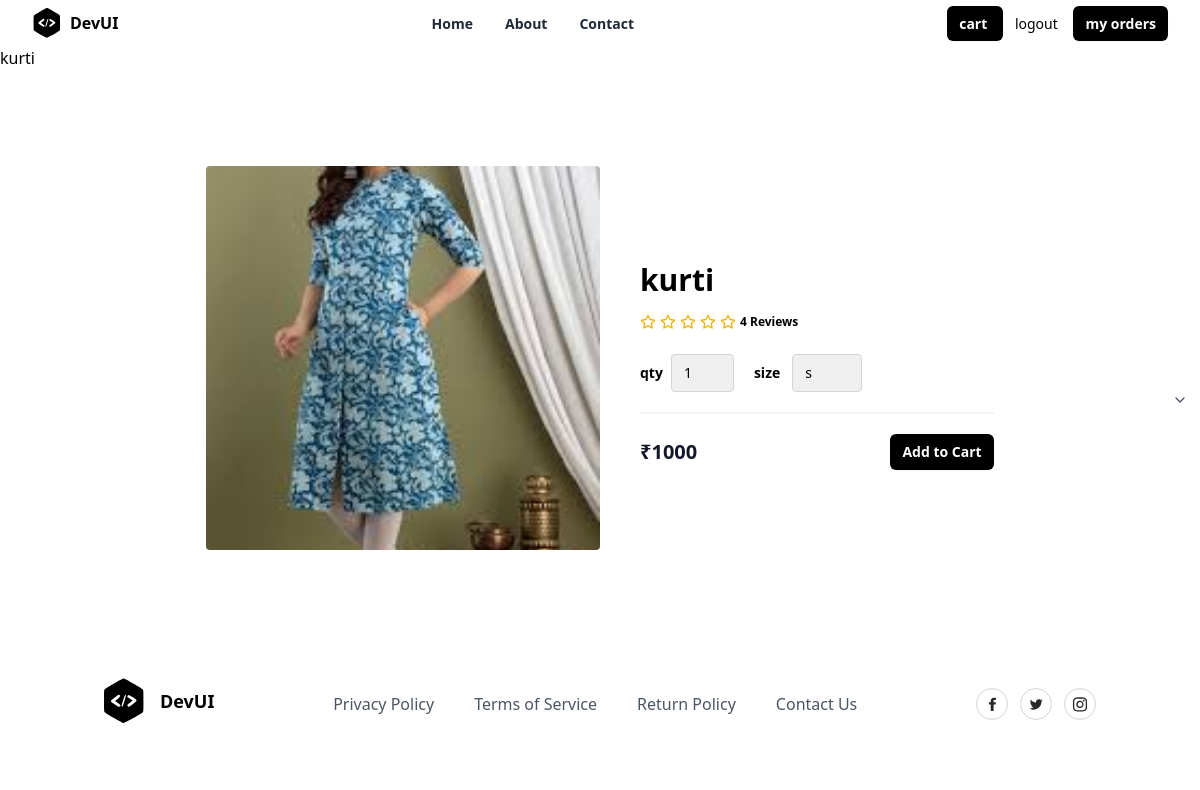
Page /details/2/ on the committed database.
### store/models.py (models this page shows)
class Product(models.Model):
    title=models.CharField(max_length=200)
    description=models.TextField(null=True,blank=True)
    price=models.PositiveIntegerField()
    image=models.ImageField(upload_to="productimages",null=True,default="product_images/default.jpg")
    size_object=models.ManyToManyField(Size)
    brand_object=models.ForeignKey(Brand,on_delete=models.CASCADE)
    category_object=models.ForeignKey(Category,on_delete=models.CASCADE)
    tag_object=models.ManyToManyField(Tag)
    created_date=models.DateTimeField(auto_now_add=True)
    updated_at=models.DateTimeField(auto_now=True)
    is_active=models.BooleanField(default=True)
    def __str__(self):
        return self.title

### store/views.py (the view)
# urls.py: path("details/<int:pk>/",views.ProductDetailsView.as_view(),name="details"),
class ProductDetailsView(View):
    def get(self,request,*args,**kwargs):
        id=kwargs.get("pk")
        qs=Product.objects.get(id=id)
        return render(request,"details.html",{"data":qs})

### store/templates/details.html (shortened to what this page needs)
{%extends 'base.html'%}
{%block main_block%}
   {{data}}
   <section class="overflow-hidden">
    <form action="{%url 'cart' data.id%}" method="post">
      <div class="mx-auto max-w-5xl px-5 py-24">
        <div class="mx-auto flex flex-wrap items-center lg:w-4/5">
          <img
            alt="default image"
            class="h-64 w-full rounded object-cover lg:h-96 lg:w-1/2"
            src="{{data.image.url}}"
          />
          <div class="mt-6 w-full lg:mt-0 lg:w-1/2 lg:pl-10">
            <h1 class="my-4 text-3xl font-semibold text-black">{{data.title}}</h1>
            <div class="my-4 flex items-center">
              <span class="flex items-center space-x-1">
                <span class="ml-3 inline-block text-xs font-semibold">
                  4 Reviews
                </span>
              </span>
            </div>
            <div>
            <div class="mb-5 mt-6 flex items-center border-b-2 border-gray-100 pb-5">
               <div class="flex items-center">
               <span class="mr-2 text-sm font-semibold">qty</span>
               <div class="relative">
                 <select name="qty" class="appearance-none rounded border border-gray-300 py-2 pl-3 pr-10 text-sm focus:border-black focus:outline-none focus:ring-2 focus:ring-black">
                   <option value="1">1</option>
                 </select>
               </div>
              <div class="ml-5 flex items-center ">
                <span class="mr-3 text-sm font-semibold">size</span>
                <div class="relative">
                  <select name="size"  class="appearance-none rounded border border-gray-300 py-2 pl-3 pr-10 text-sm focus:border-black focus:outline-none focus:ring-2 focus:ring-black">
                    {%for sob in data.size_object.all%}
                         <option value="{{sob.name}}">{{sob.name}}</option>
                    {%endfor%}
                  </select>
                  </div>
                  <span class="pointer-events-none absolute right-0 top-0 flex h-full w-10 items-center justify-center text-center text-gray-600">
                    <svg
                      xmlns="http://www.w3.org/2000/svg"
                      width="16"
                      height="16"
                      viewBox="0 0 24 24"
                      fill="none"
                      stroke="currentColor"
                      stroke-width="2"
                      stroke-linecap="round"
                      stroke-linejoin="round"
                      class="lucide lucide-chevron-down"
                    >
                      <polyline points="6 9 12 15 18 9"></polyline>
                    </svg>
                  </span>
                </div>
              </div>
            </div>
            <div class="flex items-center justify-between">
              <span class="title-font text-xl font-bold text-gray-900">
               ₹{{data.price}}
              </span>
              <button
                type="submit"
                class="rounded-md bg-black px-3 py-2 text-sm font-semibold text-white shadow-sm hover:bg-black/80 focus-visible:outline focus-visible:outline-2 focus-visible:outline-offset-2 focus-visible:outline-black"
              >
                Add to Cart
              </button>
            </div>
          </div>
        </div>
      </div>
    </form>
    </section>
{%endblock%}

### rows in the picture
Product: title "kurti", image (picture), price "1000"

### other values in the picture
form field size "s"
